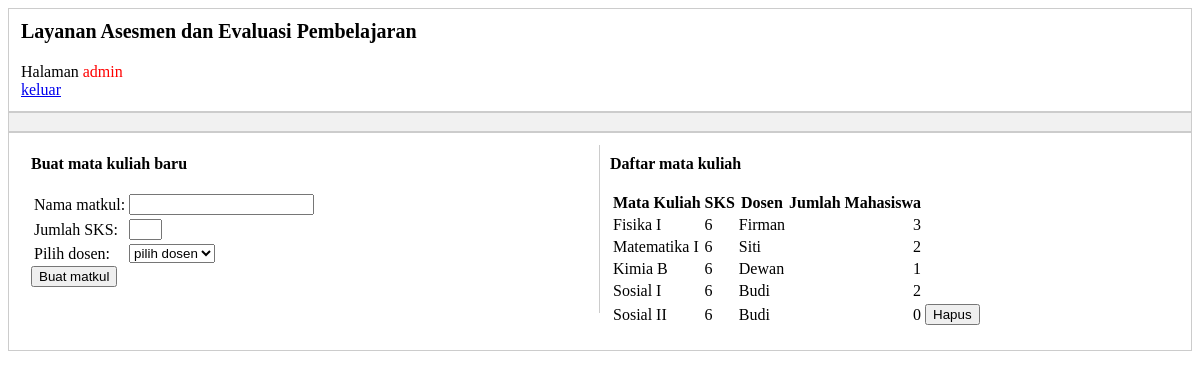
The app's page /admin.php with its own data.
### tables this page shows
CREATE TABLE `course` (
  `id` int(1) NOT NULL,
  `teacher_id` int(1) DEFAULT NULL,
  `sks` int(11) NOT NULL,
  `course` varchar(12) DEFAULT NULL
);

CREATE TABLE `teacher` (
  `id` int(1) NOT NULL,
  `role` tinyint(1) NOT NULL DEFAULT 1,
  `username` varchar(6) DEFAULT NULL,
  `password` varchar(4) DEFAULT NULL
);

### admin.php (the view, shortened to what this page needs)
<link rel="stylesheet" href="style.css">
<div class="header">
<?php
  include("config.php");
  echo "<p class='logo'>Layanan Asesmen dan Evaluasi Pembelajaran</p>";
  echo "Halaman ";
  echo "<span style='color:red'>admin</span><br>";
  echo "<a href='logout.php'>keluar</a><br>";
?>
</div>
<div class="tab">
  <div class="left"><br></div>
</div>
<div class="row tabcontent">
  <div class="column tabcontent2">
    <b>Buat mata kuliah baru</b><br><br>
    <form method="POST" action="createcourse.php">
      <table>
        <tr><td><label for="course">Nama matkul:</label></td><td><input id="course" name="course"></td></tr>
        <tr><td><label for="sks">Jumlah SKS:</label></td><td><input id="sks" name="sks" size="1"></td></tr>
        <tr><td><label for="teacher">Pilih dosen:</label></td>
        <td><select name="teacher" id="teacher">
        <?php
          echo "<option selected hidden disabled>pilih dosen</option>";
        ?>
        </select></td>
        </tr>
      </table>
      <input type="submit" value="Buat matkul">
    </form>
  </div>
  <div class="column">
    <b>Daftar mata kuliah</b><br><br>
    <?php
      $sql = "select course.id, course.course, course.sks, teacher.username
              from course join teacher
              on course.teacher_id = teacher.id";
      $result = mysqli_query($db, $sql);
      $course = array();
      while($row = mysqli_fetch_assoc($result))
      { $course[] = $row; }
      echo "<table>";
      echo "<tr>";
      echo "<th>Mata Kuliah</th>";
      echo "<th>SKS</th>";
      echo "<th>Dosen</th>";
      echo "<th>Jumlah Mahasiswa</th>";
      echo "</tr>";
      foreach($course as $course)
      { echo "<tr><td>".$course[course]."</td>";
        echo "<td>".$course[sks]."</td>";
        echo "<td>".$course[username]."</td>";
        $sql = "select student.id, student.username
                from student join enrollment join course
                on student.id = enrollment.student_id
                and course.id = enrollment.course_id
                where course.id = $course[id]";
        $result = mysqli_query($db,$sql);
        $jumlah = mysqli_num_rows($result);
        echo "<td align='right'>".$jumlah."</td>";
        if($jumlah == 0)
        { echo "<td><button onclick=deleteCourse(course,".$course[id].")>Hapus</button></td>";  }
        echo "</tr>";
      }
      echo "</table>";
    ?>
  </div>
</div>

### style.css (style rules this page uses)
.tab { overflow: hidden; border: 1px solid #ccc; background-color: #f1f1f1; }
.tabcontent { padding: 12px; border: 1px solid #ccc; }
.left { margin-left: 12px; }
.tabcontent2 { padding: 12px; border-right: 1px solid #ccc; }
.header { padding: 12px; border: 1px solid #ccc; }
* { box-sizing: border-box; }
.column { float: left; width: 50%; padding: 10px; }
.row:after { content: ""; display: table; clear: both; }
.logo { margin-top: -1px; font-size: 20px; font-weight: bold; }

### records on screen
course: course "Fisika I", sks "6", teacher.username "Firman", jumlah "3"
course: course "Matematika I", sks "6", teacher.username "Siti", jumlah "2"
course: course "Kimia B", sks "6", teacher.username "Dewan", jumlah "1"
course: course "Sosial I", sks "6", teacher.username "Budi", jumlah "2"
course: course "Sosial II", sks "6", teacher.username "Budi", jumlah "0"
